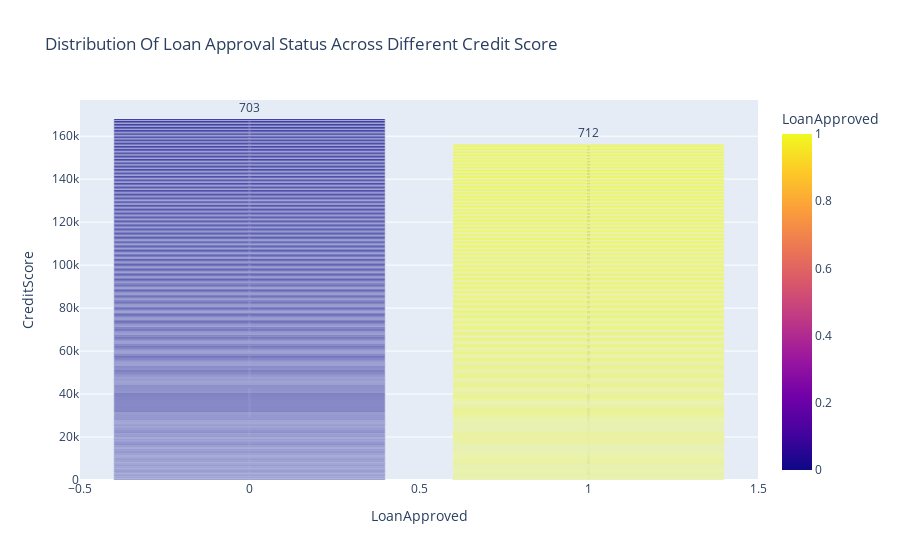

Notebook code for this chart:
### Code cell
fig = px.bar(df2, x = 'LoanApproved',y = 'CreditScore', text='CreditScore', color='LoanApproved', title='Distribution Of Loan Approval Status Across Different Credit Score')
fig.show()

### Figure 1 — Plotly figure (JSON) as saved in the notebook; plotly's stock layout.template omitted (floating-point values rounded to 4 significant figures; data arrays with more than 128 entries replaced by an {"elided": "..."} marker saying what was removed)
{"data": [{"alignmentgroup": "True", "hovertemplate": "LoanApproved=%{marker.color}<br>CreditScore=%{text}<extra></extra>", "legendgroup": "", "marker": {"color": {"elided": "592 int values"}, "coloraxis": "coloraxis", "pattern": {"shape": ""}}, "name": "", "offsetgroup": "", "orientation": "v", "showlegend": false, "text": {"elided": "592 int values"}, "textposition": "auto", "type": "bar", "x": {"elided": "592 int values"}, "xaxis": "x", "y": {"elided": "592 int values"}, "yaxis": "y"}], "layout": {"barmode": "relative", "coloraxis": {"colorbar": {"title": {"text": "LoanApproved"}}, "colorscale": [[0, "#0d0887"], [0.1111, "#46039f"], [0.2222, "#7201a8"], [0.3333, "#9c179e"], [0.4444, "#bd3786"], [0.5556, "#d8576b"], [0.6667, "#ed7953"], [0.7778, "#fb9f3a"], [0.8889, "#fdca26"], [1, "#f0f921"]]}, "legend": {"tracegroupgap": 0}, "title": {"text": "Distribution Of Loan Approval Status Across Different Credit Score"}, "xaxis": {"anchor": "y", "domain": [0, 1], "title": {"text": "LoanApproved"}}, "yaxis": {"anchor": "x", "domain": [0, 1], "title": {"text": "CreditScore"}}}}
